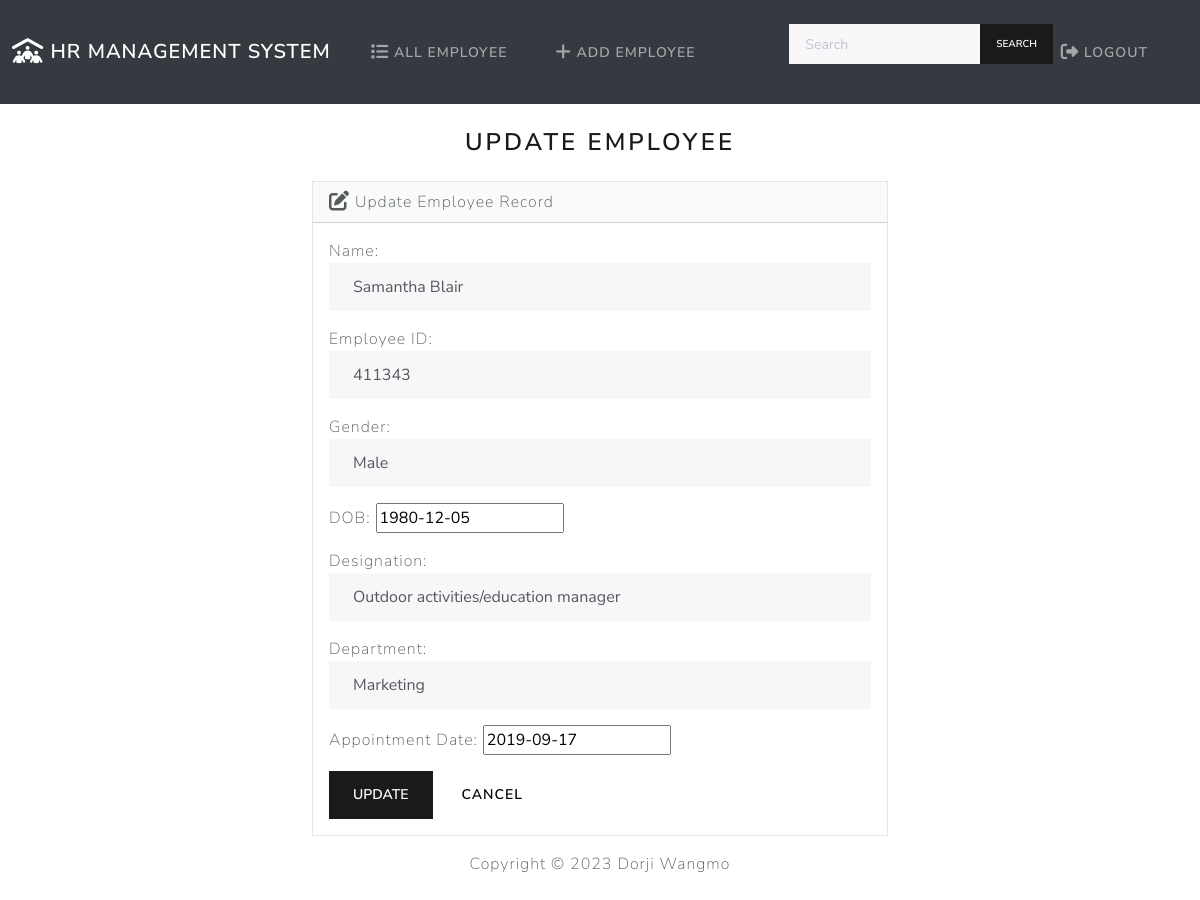
The app's page /edit/30/ (signed in) with its own data.
### employee/models.py (models this page shows, shortened)
class Employee(models.Model):
    name = models.CharField(max_length=255)
    employee_id = models.PositiveIntegerField(unique=True)
    GENDER_CHOICES = (
        ('M', 'Male'),
        ('F', 'Female'),
    )
    gender = models.CharField(max_length=1, choices=GENDER_CHOICES)
    dob = models.DateField()
    designation = models.CharField(max_length=255)
    department = models.CharField(max_length=255)
    appointment_date = models.DateField()

### employee/views.py (the view)
# urls.py: path('edit/<int:id>/', views.edit, name='edit'),
@login_required
def edit(request, id):
    if request.method == 'POST':
        employee = Employee.objects.get(pk=id)
        form = EmployeeForm(request.POST, instance=employee)
        if form.is_valid():
            form.save()
            return render(request, 'employee/edit.html', {
                'form': form,
                'success': True
            })
    else:
        employee = Employee.objects.get(pk=id)
        form = EmployeeForm(instance=employee)
    return render(request, 'employee/edit.html', {
        'form': form
    })

### employee/templates/employee/edit.html (shortened to what this page needs)
{% extends "employee/base.html" %}
{% block body%}
    <h3 class="text-center m-4">Update Employee</h3>
    {% if success %}
        <div class="alert alert-success" role="alert">
            The new Employee updated successfully.
            <a href="{% url 'index' %}" class="alert-link">Go to Home Page.</a>
        </div>
    {% else %}
        <div class="row justify-content-center">
            <div class="col-6">
                <div class="card bg-light mb-3">
                    <div class="card-header">
                        <i class="fa-solid fa-pen-to-square fa-lg"></i> Update Employee Record
                    </div>
                    <div class="card-body">
                      <form action="" method="POST">
                        {{ form.as_p }}
                        <button type="submit" class="btn btn-primary">Update</button>
                        <a href="{% url 'index' %}" class="btn btn-secondary">Cancel</a>
                      </form>
                    </div>
                  </div>
            </div>
        </div>
    {% endif %}
{% endblock %}

### records on screen
Employee: name "Samantha Blair", employee_id "411343", gender "Male", dob "1980-12-05", designation "Outdoor activities/education manager", department "Marketing", appointment_date "2019-09-17"
